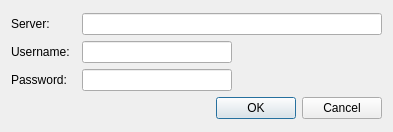
<?xml version="1.0" encoding="UTF-8"?>
<ui version="4.0">
 <class>ConnectToServerDialog</class>
 <widget class="QDialog" name="ConnectToServerDialog">
  <property name="geometry">
   <rect>
    <x>0</x>
    <y>0</y>
    <width>389</width>
    <height>132</height>
   </rect>
  </property>
  <property name="windowTitle">
   <string>Connect To Server</string>
  </property>
  <property name="windowIcon">
   <iconset resource="Resources/Icons.qrc">
    <normaloff>:/Application Icons/subsonic-icon.png</normaloff>:/Application Icons/subsonic-icon.png</iconset>
  </property>
  <layout class="QGridLayout" name="gridLayout_2">
   <item row="0" column="0">
    <layout class="QVBoxLayout" name="verticalLayout">
     <item>
      <layout class="QGridLayout" name="gridLayout">
       <item row="0" column="0">
        <layout class="QHBoxLayout" name="horizontalLayout">
         <item>
          <widget class="QLabel" name="label">
           <property name="minimumSize">
            <size>
             <width>65</width>
             <height>21</height>
            </size>
           </property>
           <property name="maximumSize">
            <size>
             <width>65</width>
             <height>21</height>
            </size>
           </property>
           <property name="text">
            <string>Server:</string>
           </property>
          </widget>
         </item>
         <item>
          <widget class="QLineEdit" name="pathLineEdit">
           <property name="minimumSize">
            <size>
             <width>300</width>
             <height>0</height>
            </size>
           </property>
          </widget>
         </item>
        </layout>
       </item>
       <item row="1" column="0">
        <layout class="QHBoxLayout" name="horizontalLayout_4">
         <item>
          <widget class="QLabel" name="usernameLabel">
           <property name="minimumSize">
            <size>
             <width>65</width>
             <height>21</height>
            </size>
           </property>
           <property name="maximumSize">
            <size>
             <width>65</width>
             <height>21</height>
            </size>
           </property>
           <property name="text">
            <string>Username:</string>
           </property>
          </widget>
         </item>
         <item>
          <widget class="QLineEdit" name="usernameLineEdit">
           <property name="minimumSize">
            <size>
             <width>150</width>
             <height>0</height>
            </size>
           </property>
           <property name="maximumSize">
            <size>
             <width>150</width>
             <height>16777215</height>
            </size>
           </property>
          </widget>
         </item>
         <item>
          <spacer name="horizontalSpacer">
           <property name="orientation">
            <enum>Qt::Horizontal</enum>
           </property>
           <property name="sizeHint" stdset="0">
            <size>
             <width>40</width>
             <height>20</height>
            </size>
           </property>
          </spacer>
         </item>
        </layout>
       </item>
       <item row="2" column="0">
        <layout class="QHBoxLayout" name="horizontalLayout_5">
         <item>
          <widget class="QLabel" name="passwordLabel">
           <property name="minimumSize">
            <size>
             <width>65</width>
             <height>21</height>
            </size>
           </property>
           <property name="maximumSize">
            <size>
             <width>65</width>
             <height>21</height>
            </size>
           </property>
           <property name="text">
            <string>Password: </string>
           </property>
          </widget>
         </item>
         <item>
          <widget class="QLineEdit" name="passwordLineEdit">
           <property name="minimumSize">
            <size>
             <width>150</width>
             <height>0</height>
            </size>
           </property>
           <property name="maximumSize">
            <size>
             <width>150</width>
             <height>16777215</height>
            </size>
           </property>
           <property name="echoMode">
            <enum>QLineEdit::Password</enum>
           </property>
          </widget>
         </item>
         <item>
          <spacer name="horizontalSpacer_2">
           <property name="orientation">
            <enum>Qt::Horizontal</enum>
           </property>
           <property name="sizeHint" stdset="0">
            <size>
             <width>40</width>
             <height>20</height>
            </size>
           </property>
          </spacer>
         </item>
        </layout>
       </item>
      </layout>
     </item>
     <item>
      <layout class="QHBoxLayout" name="horizontalLayout_6">
       <item>
        <spacer name="horizontalSpacer_3">
         <property name="orientation">
          <enum>Qt::Horizontal</enum>
         </property>
         <property name="sizeHint" stdset="0">
          <size>
           <width>40</width>
           <height>20</height>
          </size>
         </property>
        </spacer>
       </item>
       <item>
        <widget class="QDialogButtonBox" name="buttonBox">
         <property name="orientation">
          <enum>Qt::Horizontal</enum>
         </property>
         <property name="standardButtons">
          <set>QDialogButtonBox::Cancel|QDialogButtonBox::Ok</set>
         </property>
        </widget>
       </item>
      </layout>
     </item>
    </layout>
   </item>
  </layout>
 </widget>
 <resources>
  <include location="Resources/Icons.qrc"/>
 </resources>
 <connections>
  <connection>
   <sender>buttonBox</sender>
   <signal>accepted()</signal>
   <receiver>ConnectToServerDialog</receiver>
   <slot>accept()</slot>
   <hints>
    <hint type="sourcelabel">
     <x>248</x>
     <y>254</y>
    </hint>
    <hint type="destinationlabel">
     <x>157</x>
     <y>274</y>
    </hint>
   </hints>
  </connection>
  <connection>
   <sender>buttonBox</sender>
   <signal>rejected()</signal>
   <receiver>ConnectToServerDialog</receiver>
   <slot>reject()</slot>
   <hints>
    <hint type="sourcelabel">
     <x>316</x>
     <y>260</y>
    </hint>
    <hint type="destinationlabel">
     <x>286</x>
     <y>274</y>
    </hint>
   </hints>
  </connection>
 </connections>
</ui>
